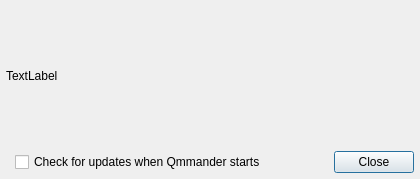
<?xml version="1.0" encoding="UTF-8"?>
<ui version="4.0">
 <class>UpdateDialog</class>
 <widget class="QDialog" name="UpdateDialog">
  <property name="windowModality">
   <enum>Qt::ApplicationModal</enum>
  </property>
  <property name="geometry">
   <rect>
    <x>0</x>
    <y>0</y>
    <width>420</width>
    <height>179</height>
   </rect>
  </property>
  <property name="sizePolicy">
   <sizepolicy hsizetype="Preferred" vsizetype="Preferred">
    <horstretch>0</horstretch>
    <verstretch>0</verstretch>
   </sizepolicy>
  </property>
  <property name="windowTitle">
   <string notr="true">Qmmander Update</string>
  </property>
  <property name="sizeGripEnabled">
   <bool>false</bool>
  </property>
  <property name="modal">
   <bool>true</bool>
  </property>
  <layout class="QGridLayout" name="gridLayout">
   <property name="margin">
    <number>6</number>
   </property>
   <item row="0" column="0">
    <layout class="QVBoxLayout" name="verticalLayout">
     <item>
      <widget class="QLabel" name="label">
       <property name="sizePolicy">
        <sizepolicy hsizetype="Preferred" vsizetype="Preferred">
         <horstretch>0</horstretch>
         <verstretch>0</verstretch>
        </sizepolicy>
       </property>
       <property name="text">
        <string>TextLabel</string>
       </property>
       <property name="openExternalLinks">
        <bool>true</bool>
       </property>
      </widget>
     </item>
     <item>
      <layout class="QHBoxLayout" name="horizontalLayout">
       <property name="leftMargin">
        <number>9</number>
       </property>
       <item>
        <widget class="QCheckBox" name="checkBox">
         <property name="text">
          <string>Check for updates when Qmmander starts</string>
         </property>
        </widget>
       </item>
       <item>
        <widget class="QDialogButtonBox" name="buttonBox">
         <property name="orientation">
          <enum>Qt::Horizontal</enum>
         </property>
         <property name="standardButtons">
          <set>QDialogButtonBox::Close</set>
         </property>
        </widget>
       </item>
      </layout>
     </item>
    </layout>
   </item>
  </layout>
 </widget>
 <resources/>
 <connections>
  <connection>
   <sender>buttonBox</sender>
   <signal>accepted()</signal>
   <receiver>UpdateDialog</receiver>
   <slot>accept()</slot>
   <hints>
    <hint type="sourcelabel">
     <x>248</x>
     <y>254</y>
    </hint>
    <hint type="destinationlabel">
     <x>157</x>
     <y>274</y>
    </hint>
   </hints>
  </connection>
  <connection>
   <sender>buttonBox</sender>
   <signal>rejected()</signal>
   <receiver>UpdateDialog</receiver>
   <slot>reject()</slot>
   <hints>
    <hint type="sourcelabel">
     <x>316</x>
     <y>260</y>
    </hint>
    <hint type="destinationlabel">
     <x>286</x>
     <y>274</y>
    </hint>
   </hints>
  </connection>
  <connection>
   <sender>checkBox</sender>
   <signal>toggled(bool)</signal>
   <receiver>UpdateDialog</receiver>
   <slot>checkBoxToggled(bool)</slot>
   <hints>
    <hint type="sourcelabel">
     <x>128</x>
     <y>98</y>
    </hint>
    <hint type="destinationlabel">
     <x>173</x>
     <y>67</y>
    </hint>
   </hints>
  </connection>
 </connections>
 <slots>
  <slot>checkBoxToggled(bool)</slot>
 </slots>
</ui>
